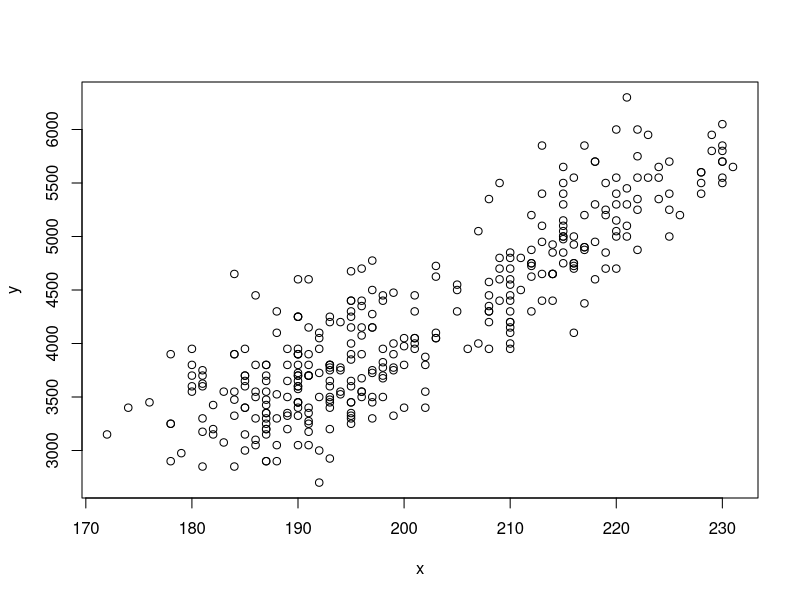

The R source for this figure:
## ---- chunk 1
knitr::opts_chunk$set(
  collapse = TRUE,
  comment = "#>"
)
include_solutions <- TRUE
## ---- chunk 2
require(rmarkdown)
require(knitr)
require(kableExtra)
# Put any library imports and other preamble here.
## ---- chunk 3
# Load library
library(palmerpenguins)

# Load penguins dataset
data('penguins')
## ---- chunk 4
true_false <- apply(is.na(penguins), 1, any)

penguins$missing_values <- c(true_false)

df <- table(penguins$species)

## ---- chunk 5
#| label: tbl-palmer
#| tbl-cap: "Species count for penguins."

kbl(df,
    caption = 'Spcies count', 
    label = 'species_count',
    digits = 2) %>%
  kable_styling(
    bootstrap_options = c("striped", "hover", "condensed"),
    font_size = 12)

## ---- chunk 6

species_names <- as.character((unique(penguins$species)))


for (species in species_names){
  bill_lengths <- penguins$bill_length_mm[penguins$species == species]
  cat(species,"has mean bill length of",(mean(bill_lengths,na.rm = TRUE)),"\n")
}

for (species in species_names){
  flipper_lengths <- penguins$flipper_length_mm[penguins$species == species]
  cat(species,"has mean flipper length of",(mean(flipper_lengths,na.rm = TRUE)),"\n")
}

# Question 4
species_mean <- function(variable){
  results <- c()
  for (species in species_names){
  values <- penguins[[variable]][penguins$species == species]
  msg <- paste(species,"has mean",variable,"of",(mean(values,na.rm = TRUE)))
  results <- c(results, msg)
  }
  return(results)
}

species_mean("flipper_length_mm")
## ---- chunk 7
#| label: fig-scatter
#| tbl-cap: "Scatter plot of two simulated datasets."
#| 
# Question 5
x = penguins$flipper_length_mm
y = penguins$body_mass_g

plot(x,y)
